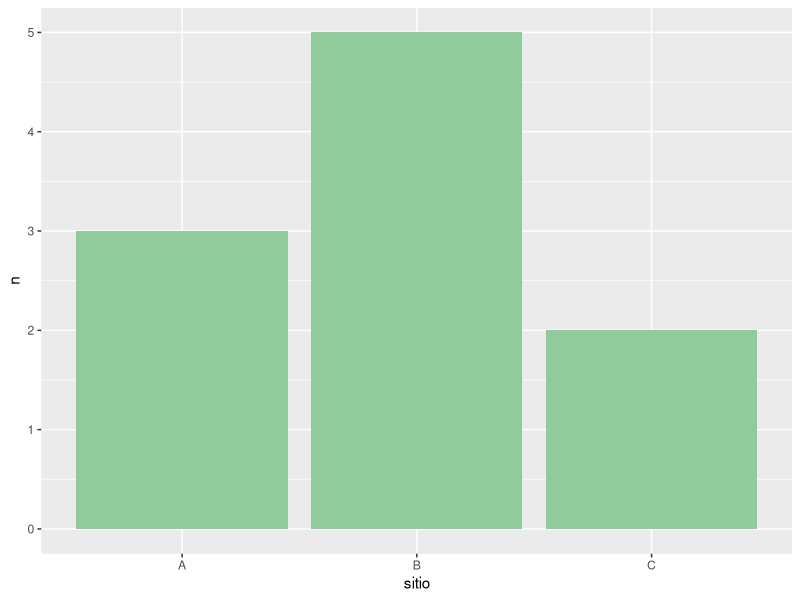

Here is the R script that generated this plot:
# =============================================================================
# prueba-instalacion.R
# Taller "Del caos al orden" — chequeo de la instalación
#
# Cómo usarlo: abrí este archivo en RStudio y tocá el botón "Source"
# (arriba a la derecha del script), o apretá Ctrl + Shift + S (Cmd + Shift + S en Mac).
# =============================================================================

cat("\n========== Chequeo de instalación: Del caos al orden ==========\n\n")

todo_ok <- TRUE

# --- 1. Versión de R ---------------------------------------------------------
version_r <- getRversion()
if (version_r >= "4.1.0") {
  cat("✔ R", as.character(version_r), "instalado.\n")
} else {
  cat("✘ Tenés R", as.character(version_r), ". Necesitás la versión 4.1.0 o más nueva.\n",
      "  Descargá la última desde https://cran.r-project.org\n")
  todo_ok <- FALSE
}

# --- 2. RStudio --------------------------------------------------------------
if (Sys.getenv("RSTUDIO") == "1") {
  cat("✔ Estás usando RStudio.\n")
} else {
  cat("! No parece que estés en RStudio. Abrí este script desde RStudio.\n")
}

# --- 3. Paquetes -------------------------------------------------------------
paquetes <- c("here", "readxl", "readr", "dplyr", "tidyr",
              "stringr", "lubridate", "ggplot2")

faltan <- paquetes[!vapply(paquetes, requireNamespace, logical(1), quietly = TRUE)]

if (length(faltan) == 0) {
  cat("✔ Los", length(paquetes), "paquetes del taller están instalados.\n")
} else {
  cat("✘ Faltan estos paquetes: ", paste(faltan, collapse = ", "), "\n",
      "  Copiá y pegá esto en la CONSOLA y apretá Enter:\n\n",
      '  install.packages(c("', paste(faltan, collapse = '", "'), '"))\n\n', sep = "")
  todo_ok <- FALSE
}

# --- 4. ¿Funciona todo junto? -----------------------------------------------
if (length(faltan) == 0) {
  resultado <- tryCatch({
    suppressPackageStartupMessages({
      library(dplyr)
      library(ggplot2)
    })
    datos <- data.frame(sitio = c("A", "B", "C"), n = c(3, 5, 2)) |>
      mutate(prop = n / sum(n))
    figura <- ggplot(datos, aes(sitio, n)) + geom_col(fill = "#8FCB9B")
    archivo <- tempfile(fileext = ".png")
    ggsave(archivo, figura, width = 4, height = 3, dpi = 72)
    file.exists(archivo)
  }, error = function(e) {
    cat("✘ Hubo un error al probar los paquetes:\n  ", conditionMessage(e), "\n")
    FALSE
  })
  if (isTRUE(resultado)) {
    cat("✔ R puede leer datos, transformarlos y guardar una figura.\n")
  } else {
    todo_ok <- FALSE
  }
}

# --- 5. Resultado -------------------------------------------------------------
cat("\n================================================================\n")
if (todo_ok) {
  cat("🎉 ¡Todo listo para el taller!\n")
  cat("   Falta solo chequear GitHub Desktop (ver la guía, paso 5).\n")
} else {
  cat("Hay algo para resolver (mirá los ✘ de arriba).\n")
  cat("Si no te sale, escribime y lo vemos antes del primer encuentro.\n")
}
cat("================================================================\n\n")
